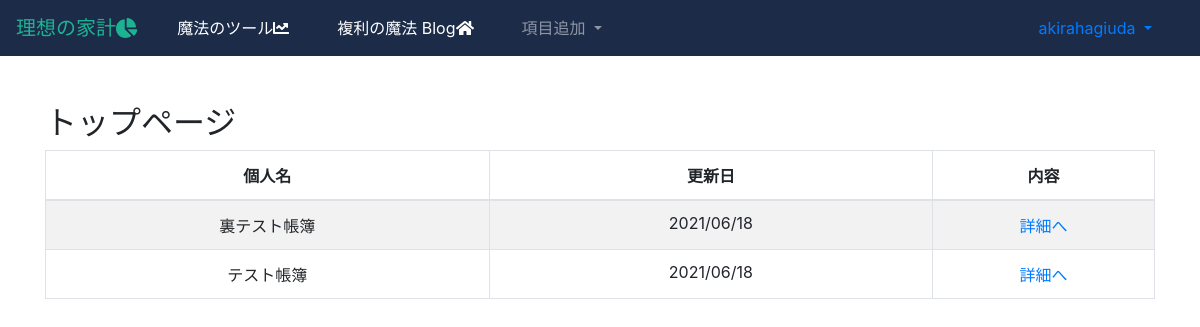
Before: / (signed in) with the older database file.
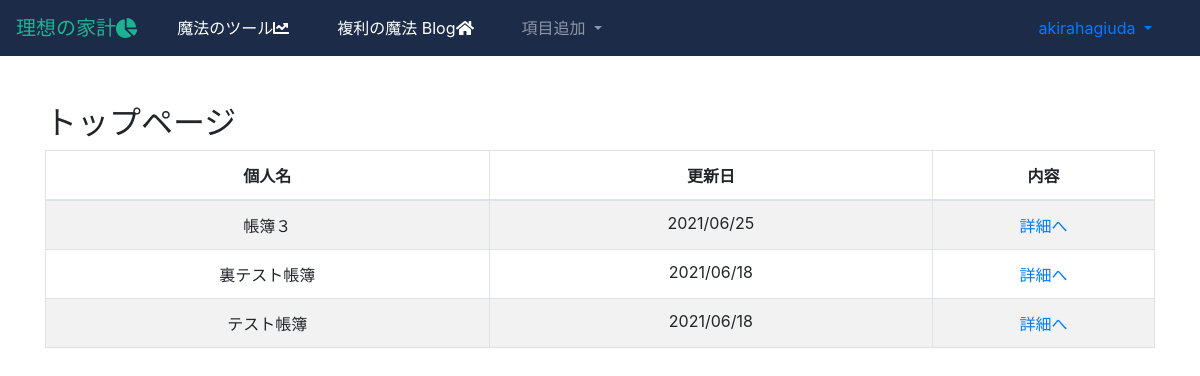
After: the same page with the newer database file.
### webapp/models.py (models this page shows, shortened)
class Journal(models.Model):
    name = models.CharField("帳簿名", max_length=64)
    user = models.ForeignKey(User, on_delete=models.PROTECT)
    created_at = models.DateTimeField("作成日時", auto_now_add=True)
    updated_at = models.DateTimeField("更新日時", auto_now=True)

### webapp/views.py (the view)
# urls.py: path('', views.IndexView.as_view(), name='index'),
class IndexView(TemplateView):
    template_name = 'webapp/index.html'
    def get_context_data(self, **kwargs):
        journal_list = Journal.objects.filter(user=self.request.user).all().order_by('-created_at')
        params = {
            'journal_list': journal_list,
        }
        return params
    def get(self, request, **kwargs):
        if not request.user.is_authenticated:
            return redirect('/login')
        context = self.get_context_data(**kwargs)
        return self.render_to_response(context)

### webapp/templates/webapp/index.html (shortened to what this page needs)
{% extends 'webapp/base.html' %}
{% block content %}
<h2>トップページ</h2>
<table id="fstatement_list" width="100%" class="table table-striped table-bordered table-hover">
    <thead>
        <tr>
            <th class="text-center" width="40%">個人名</th>
            <th class="text-center" width="40%">更新日</th>
            <th class="text-center">内容</th>
        </tr>
    </thead>
    <tbody>
        {% for journal in journal_list %}
        <tr class="odd gradeX text-center">
            <td class="text-center">{{ journal.name}}</td>
            <td class="text-center">{{ journal.updated_at|date:"Y/m/d" }}</td>
            <td><a href="{% url 'webapp:journal_detail' journal.pk %}">詳細へ</a></td>
        </tr>
        {% endfor %}
    </tbody>
</table>
{% endblock %}

### webapp/templates/webapp/base.html (shortened to what this page needs)
{% load static %}
<html lang="ja">
    <head>
        <link rel="stylesheet" href="https://stackpath.bootstrapcdn.com/bootstrap/4.3.1/css/bootstrap.min.css">
        <link rel="stylesheet" href="{% static 'css/custom.css' %}">
        <link rel="stylesheet"
        href="https://cdnjs.cloudflare.com/ajax/libs/font-awesome-animation/0.0.10/font-awesome-animation.css"
        type="text/css" media="all" />
        <link rel="stylesheet" href="https://cdn.datatables.net/t/bs-3.3.6/jqc-1.12.0,dt-1.10.11/datatables.min.css"/>
    </head>
    <body>
        <nav class="navbar navbar-expand-lg navbar-dark mb-5" style="background-color: #1C2B48;">
            <a class="navbar-brand" href="{% url 'webapp:index' %}"><font color="#1CB393 "><font style="font-family: 'American Typewriter','Meiryo UI','ヒラギノ丸ゴ ProN','Hiragino Maru Gothic ProN',sans-serif;">理想の家計</font><i class="fas fa-chart-pie" fa-1x></i></font></a>
            <div class="collapse navbar-collapse" id="navbarNav">
                <ul class="navbar-nav">
                    <li class="nav-item active mx-3">
                        <a class="nav-link" href="https://upbeat-swartz-cf2da8.netlify.app/">魔法のツール<i class="fas fa-chart-line white-text fa-1x"></i></a>
                    </li>
                    <li class="nav-item active mx-3">
                        <a class="nav-link" href="https://django-blog1976.herokuapp.com/">複利の魔法 Blog<i class="fas fa-home"></i></a>
                    </li>
                    {% if user.is_authenticated %}
                        <li class="nav-item dropdown mx-3">
                            <a class="nav-link dropdown-toggle" href="#" id="navbarDropdownMenuLink" role="button" data-toggle="dropdown" aria-haspopup="true" aria-expanded="false">
                                項目追加
                            </a>
                        </li>
                    {% endif %}
                </ul>
            </div>
            {% if user.is_authenticated %}
            <div class="nav-item dropdown mx-3">
                <a class="nav-link dropdown-toggle" href="#" id="navbarDropdownUser" role="button" data-toggle="dropdown" aria-haspopup="true" aria-expanded="false">
                    {{ request.user }}
                </a>
            </div>
            {% endif %}
        </nav>
        <main>
            <div class="container">
            {% block content %}
            {% endblock %}
            </div>
        </main>
    </body>
</html>

### webapp/templates/webapp/base.html (style rules this page uses)
.fa-chart-line { color: #fff }

Changed rows visible on the page:
added Journal: name "帳簿３", updated_at "2021/06/25"
